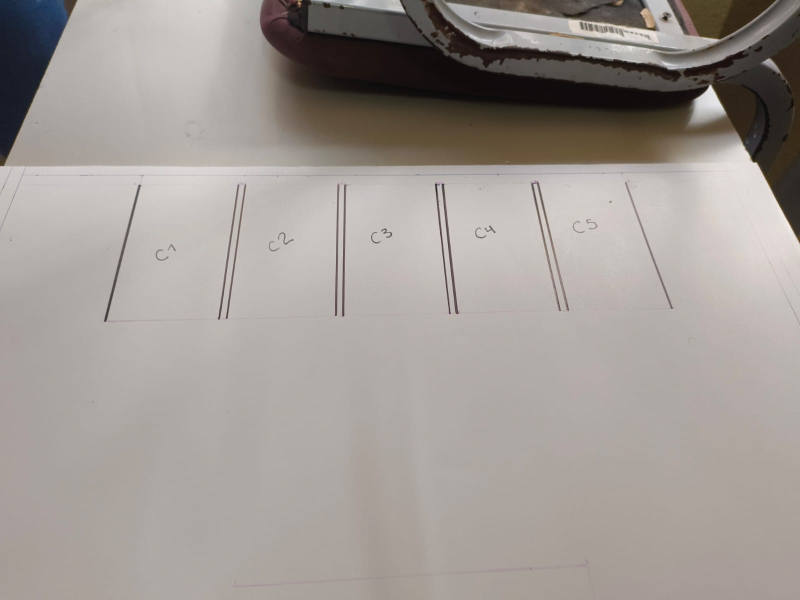
#> input picture Ubicua/smart-parking/vision/imagenes/vacio.jpg, 1600 x 1200 px (shown at 1/2 size)
$ python procesador.py
#> lines starting #> are read from the running program, lines starting #| are printed output that depends on the picture; after the words box and inside, x2 and y2 are one past the last pixel; in counts of white or black regions, pixels touching at a corner belong together
#!/usr/bin/env python3
# -*- coding: utf-8 -*-

"""
Proyecto: Estacionamiento Público Inteligente - Smart City
Módulo: Visión Artificial / Procesamiento y Calibración
Descripción: Este script lee la imagen base del estacionamiento, la reescala
             a resolución de trabajo (1280x720) y dibuja los rectángulos
             delimitadores definidos en 'cajones.json'. Sirve para calibrar
             visualmente la posición de los 4 cajones en entornos Headless.
Autor: Víctor Alexander Chávez López & Colaborador
Fecha: Mayo 2026
"""

import os
import json
import cv2
import numpy as np

def cargar_configuracion_cajones(ruta_json):
    """Lee el archivo JSON con las coordenadas de los cajones."""
    if not os.path.exists(ruta_json):
        print(f"[ERROR] No se encontró el archivo de configuración: {ruta_json}")
        return None

    with open(ruta_json, 'r', encoding='utf-8') as f:
        data = json.load(f)
    return data.get("cajones", [])

def dibujar_zonas_calibracion():
    # Configuración de rutas dinámicas para evitar errores de directorio
    directorio_actual = os.path.dirname(os.path.abspath(__file__))
    ruta_imagen_base = os.path.join(directorio_actual, "imagenes", "vacio.jpg")
    ruta_imagen_salida = os.path.join(directorio_actual, "imagenes", "calibracion.jpg")
    ruta_json = os.path.join(directorio_actual, "cajones.json")

    # 1. Validar y cargar la imagen capturada por la cámara
    if not os.path.exists(ruta_imagen_base):
        print("[ERROR] No existe 'vacio.jpg'. Ejecuta primero la captura de la cámara.")
        return

    frame = cv2.imread(ruta_imagen_base)
#> frame is the input picture: shape (1200, 1600, 3); mean B, G, R 148.9, 153.8, 160.3

    # 2. Reescalar a dimensiones de trabajo HD (1280 x 720)
    # Esto reduce drásticamente el uso de CPU/RAM en la Raspberry Pi 4
    ancho_trabajo = 1280
    alto_trabajo = 720
    frame_redimensionado = cv2.resize(frame, (ancho_trabajo, alto_trabajo))
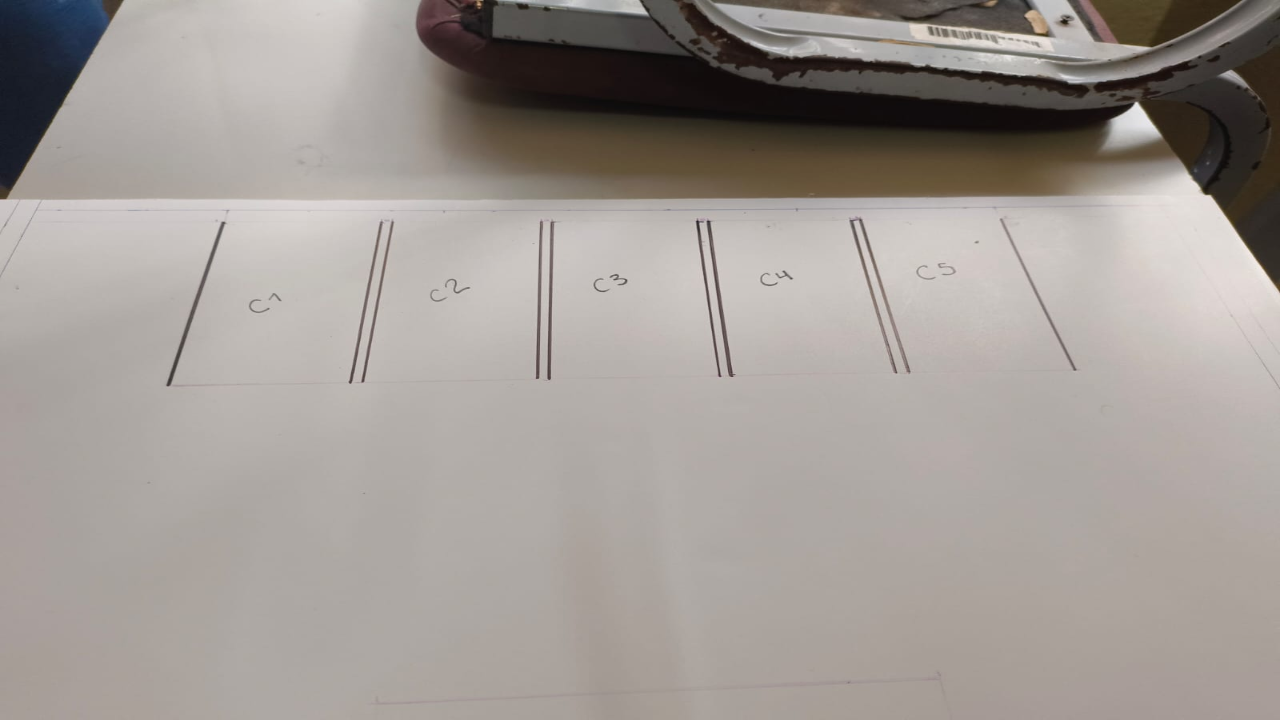
#> frame_redimensionado: shape (720, 1280, 3); mean B, G, R 148.9, 153.7, 160.3

    # 3. Cargar las coordenadas del JSON
    cajones = cargar_configuracion_cajones(ruta_json)
#> (reads Ubicua/smart-parking/vision/cajones.json from the repository)
    if not cajones:
        print("[ERROR] No se pudieron cargar los cajones del archivo JSON.")
        return

    print(f"[INFO] Procesando {len(cajones)} cajones para calibración...")

    # 4. Iterar sobre cada cajón y dibujar su polígono en el lienzo
    for cajon in cajones:
        puntos = cajon["puntos"]
        nombre = cajon["nombre"]

        # Convertir la lista de puntos a un arreglo matricial de NumPy que OpenCV entienda
        pts = np.array(puntos, np.int32)
        pts = pts.reshape((-1, 1, 2))

        # Dibujar polígono (isClosed=True para que cierre el trapecio)
        cv2.polylines(frame_redimensionado, [pts], isClosed=True, color=(0, 255, 0), thickness=2)

        # Extraer la primera coordenada (esquina superior izquierda) para colocar el texto
        x_texto, y_texto = puntos[0][0], puntos[0][1]

        cv2.putText(
            frame_redimensionado,
            nombre,
            (x_texto, y_texto - 10),
            cv2.FONT_HERSHEY_SIMPLEX,
            0.6,
            (0, 255, 0),
            2
        )
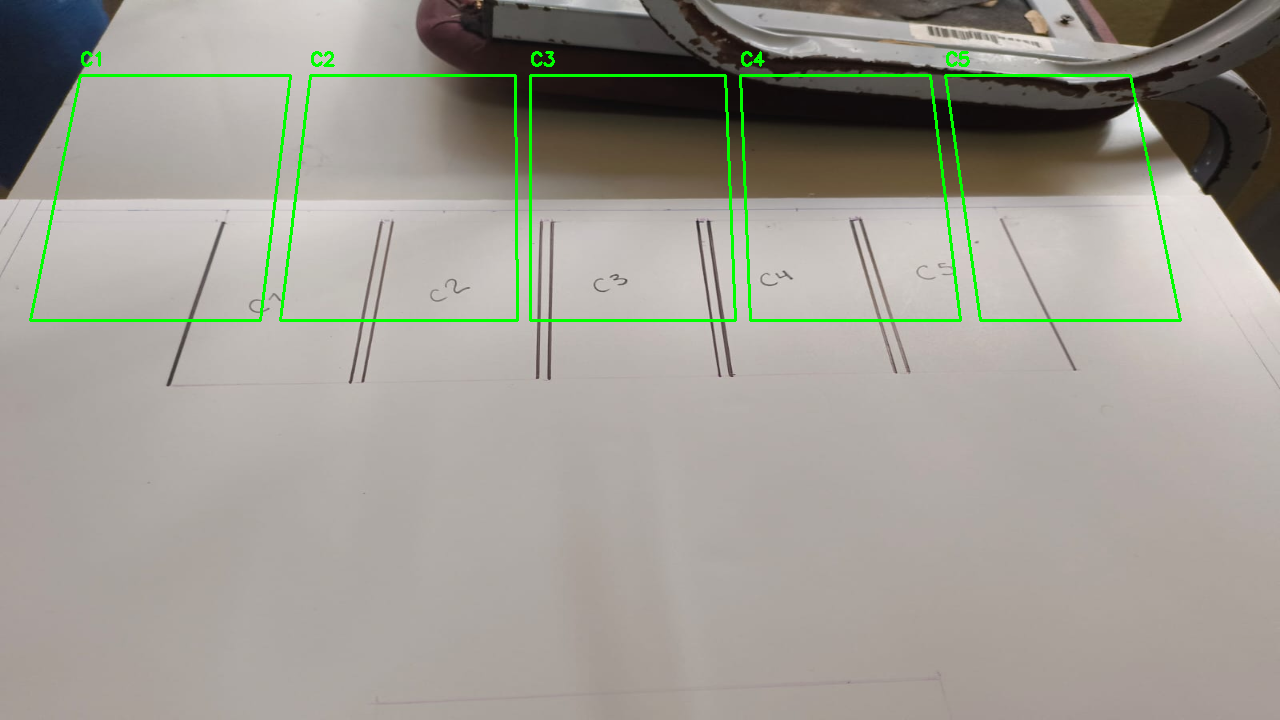
#> frame_redimensionado: shape (720, 1280, 3); 1.57% of pixels changed, all inside (x1, y1, x2, y2) = (29, 51, 1182, 322)

    # 5. Guardar el resultado en el disco
    cv2.imwrite(ruta_imagen_salida, frame_redimensionado)
    print(f"[ÉXITO] Imagen de calibración generada en: {ruta_imagen_salida}")
    print("[INFO] Ejecuta 'code imagenes/calibracion.jpg' para ajustar tus coordenadas.")

if __name__ == "__main__":
    dibujar_zonas_calibracion()
